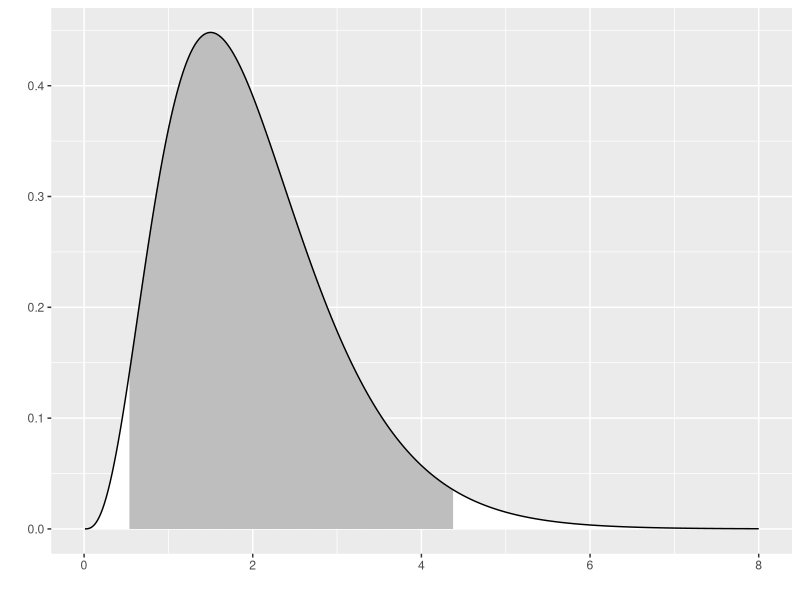
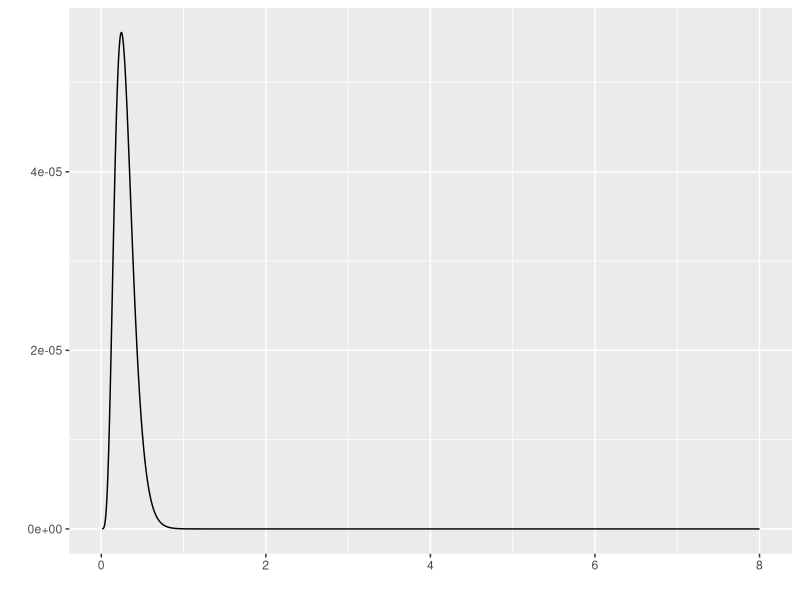
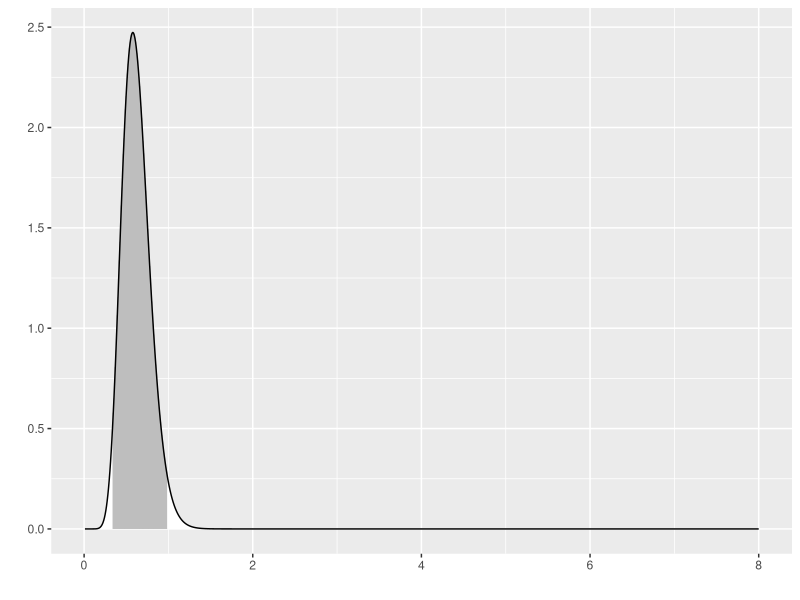
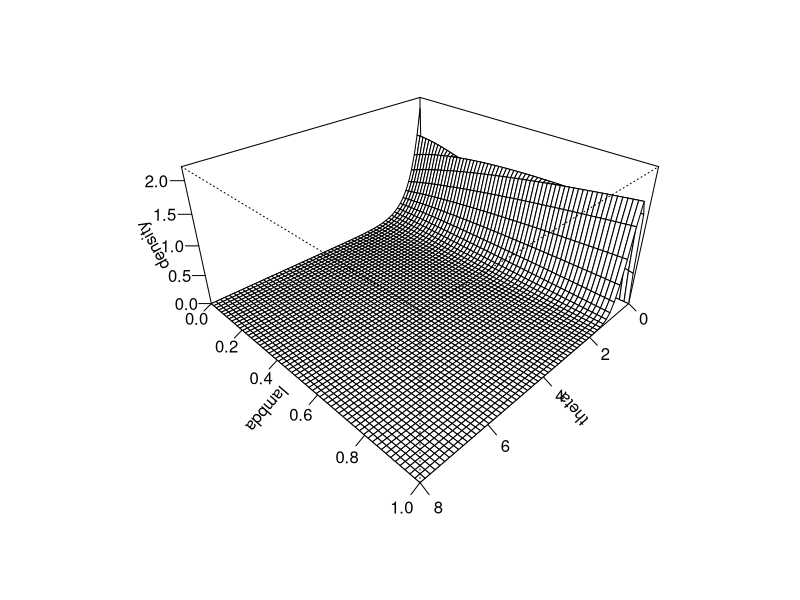

The R script that drew these images, in order:
## ---- chunk 1
#| label: setup
#| echo: false
#| message: false
#| warning: false

library(MASS)
library(tidyverse)
## ---- chunk 2
#| label: example

x_max <- 8

n0 <- 4
theta0 <- 0.5

alpha0 <- n0
beta0 <- n0*theta0

muF <- 2
n <- 10

x <- muF+ round(rnorm(n), 1)/theta0

ss <- sum((x-muF)^2)

alpha1 <- alpha0 + n
beta1 <- beta0 + 0.5*ss

x_grid <- seq(0.01, x_max, length=1000)

f <- function(x, mu, theta) {
  sqrt(theta/2*pi)*exp(-0.5*theta*(x-mu)^2)
}

g <- function(x, alpha, beta) {
  beta^alpha/gamma(alpha)*x^(alpha-1)*exp(-beta*x)
}

prior05 <- qgamma(0.025, alpha0, beta0) 
prior95 <- qgamma(0.975, alpha0, beta0) 

post05 <- qgamma(0.025, alpha1, beta1)  
post95 <- qgamma(0.975, alpha1, beta1) 
## ---- chunk 3
#| label: informative-prior

g_grid <- g(x_grid, alpha0, beta0)
outside <- x_grid < prior05 | x_grid > prior95
x_color <- 
  ifelse(outside, "white", "gray")
data.frame(x=x_grid, y=g_grid) %>%
  ggplot(aes(x, y)) +
    geom_segment(aes(xend=x, yend=0), color=x_color) +
    geom_line() + xlab(" ") + ylab(" ")
## ---- chunk 4
#| label: likelihood

f_grid <- rep(NA, length(x_grid))
for (i in 1:length(x_grid)) {
  f_grid[i] <- prod(f(x, muF, x_grid[i]))
}
x_color <- "white"
data.frame(x=x_grid, y=f_grid) %>%
  ggplot(aes(x, y)) + 
    geom_line() + xlab(" ") + ylab(" ")
## ---- chunk 5
#| label: posterior

h_grid <- g(x_grid, alpha1, beta1)
outside <- x_grid < post05 | x_grid > post95
x_color <- 
  ifelse(outside, "white", "gray")
data.frame(x=x_grid, y=h_grid) %>%
  ggplot(aes(x, y)) +
    geom_segment(aes(xend=x_grid, yend=0), color=x_color) +
    geom_line() + xlab(" ") + ylab(" ")
## ---- chunk 6
#| label: surface-1

lambda_grid <- seq(0, 1, length=60)
theta_grid <- seq(0, x_max, length=60)


gstar <- function(theta, lambda) {g(theta, 1+lambda*(alpha0-1), (1+lambda*(alpha0-1))*beta0)}
density <- outer(theta_grid, lambda_grid, gstar)
op <- par(bg = "white") 
z_max <- max(density, na.rm=TRUE)
persp(
  theta_grid, 
  lambda_grid, 
  density, 
  zlim=c(0, 1.1*z_max),
  xlab="theta",
  ylab="lambda",
  theta = 135, 
  phi = 30, 
  expand=0.5,
  ticktype="detailed")
